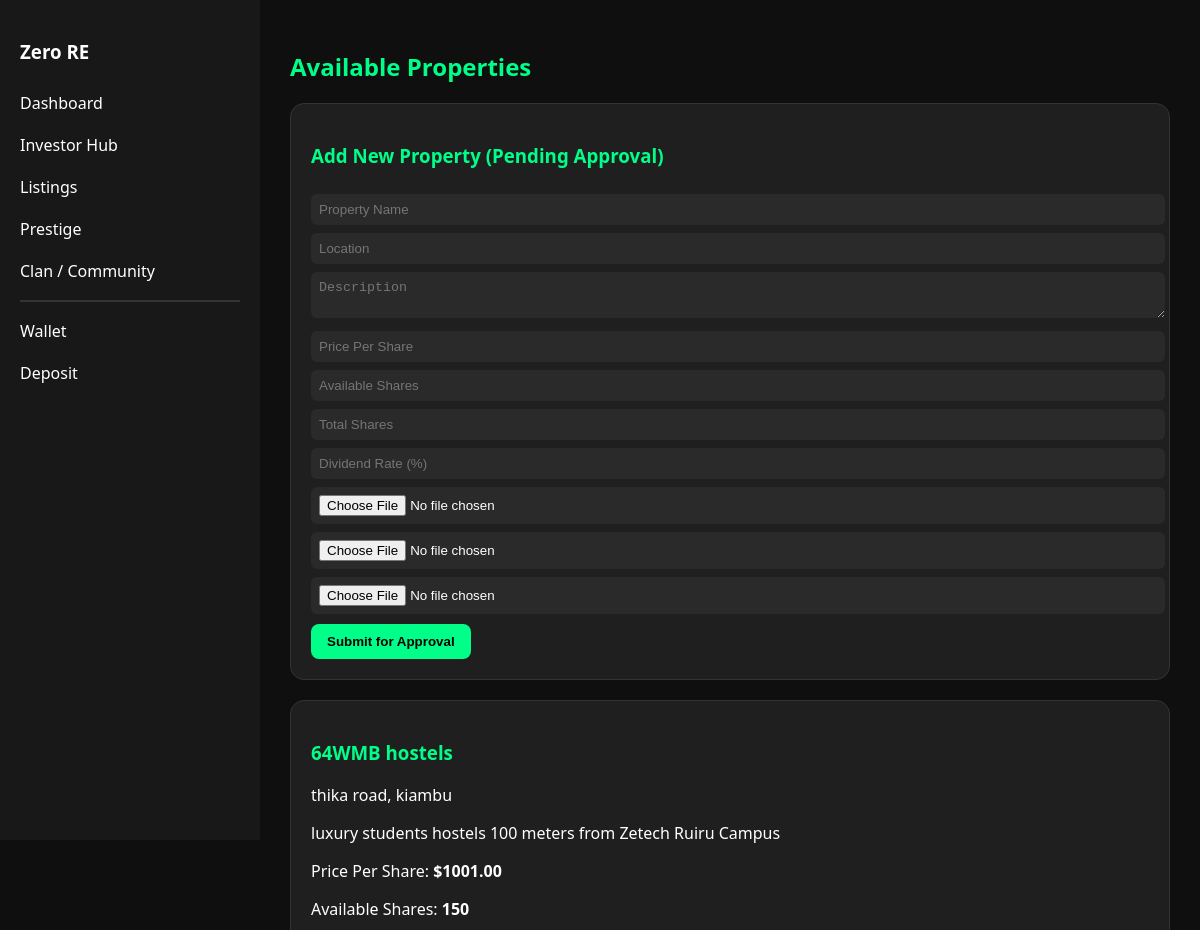
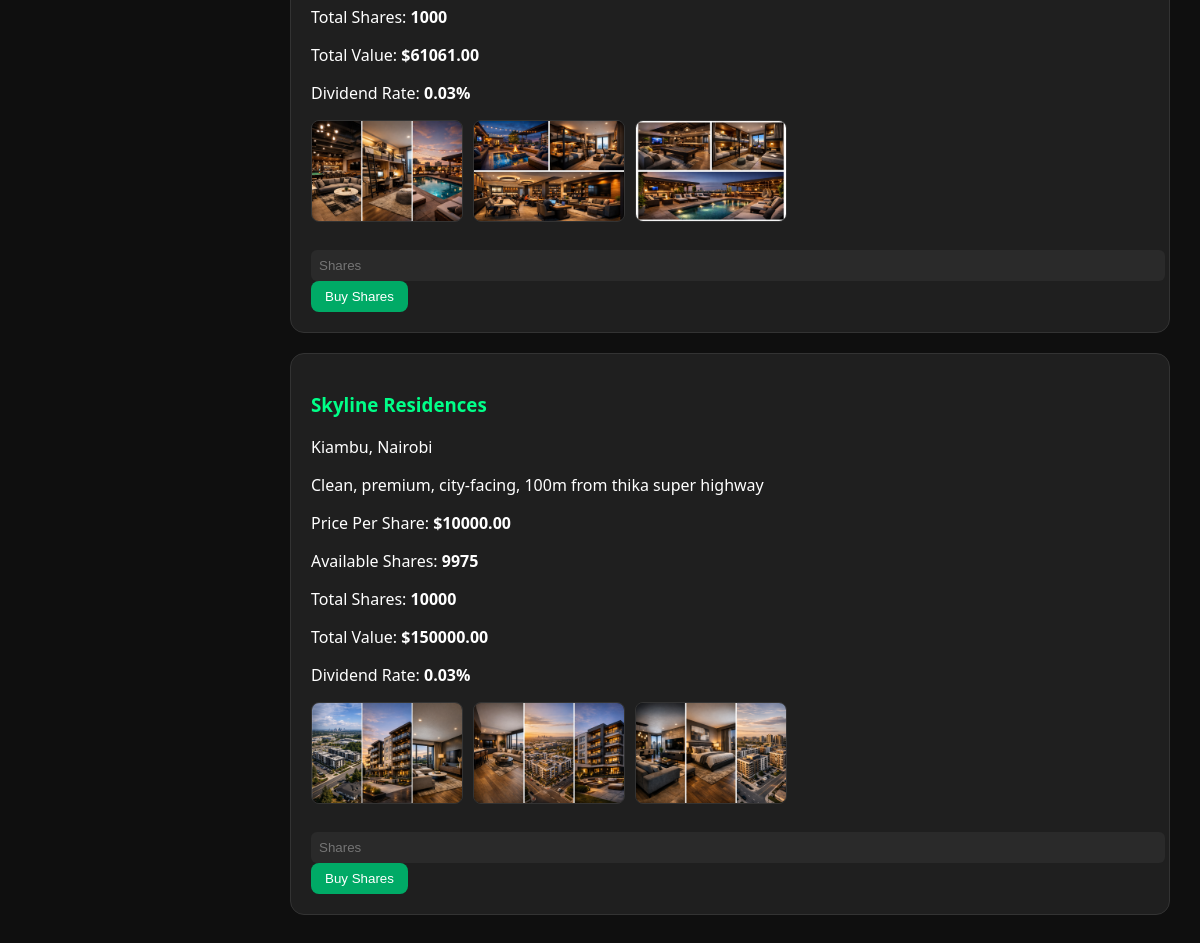
Page /listings/ (signed in) on the committed database (2 pictures, top to bottom).
### core/models.py (models this page shows, shortened)
class Property(models.Model):
    name = models.CharField(max_length=200)
    location = models.CharField(max_length=200)
    description = models.TextField()
    price_per_share = models.DecimalField(max_digits=12, decimal_places=2, default=Decimal("0.00"))
    total_shares = models.IntegerField()
    available_shares = models.IntegerField()
    total_value = models.DecimalField(max_digits=15, decimal_places=2, default=Decimal("0.00"))
    monthly_dividend_per_share = models.DecimalField(max_digits=6, decimal_places=4, default=Decimal("0.00"))
    created_by = models.ForeignKey(settings.AUTH_USER_MODEL, on_delete=models.CASCADE)
    approved = models.BooleanField(default=False)
    image1 = models.ImageField(upload_to="property_images/", blank=True, null=True)
    image2 = models.ImageField(upload_to="property_images/", blank=True, null=True)
    image3 = models.ImageField(upload_to="property_images/", blank=True, null=True)

### core/views.py (the view)
# urls.py: path('listings/', views.listings, name='listings'),
@login_required
def listings(request):
    properties = Property.objects.filter(approved=True)
    return render(request, "listings.html", {"properties": properties})

### templates/listings.html (shortened to what this page needs)
<!DOCTYPE html>
<html>
<head>
</head>
<body>
<div class="sidebar">
    <h3>Zero RE</h3>
    <a href="{% url 'dashboard' %}">Dashboard</a>
    <a href="{% url 'portfolio' %}">Investor Hub</a>
    <a href="{% url 'listings' %}">Listings</a>
    <a href="{% url 'prestige' %}">Prestige</a>
    <a href="{% url 'community' %}">Clan / Community</a>
    <hr style="border:1px solid #333;">
    <a href="{% url 'wallet' %}">Wallet</a>
    <a href="{% url 'deposit' %}">Deposit</a>
</div>
<div class="content">
    <h2 style="color:#00ff88;">Available Properties</h2>
    <div class="add-listing">
        <h3>Add New Property (Pending Approval)</h3>
        <form method="POST" action="{% url 'add_listing' %}" enctype="multipart/form-data">
            <input type="text" name="name" placeholder="Property Name" required>
            <input type="text" name="location" placeholder="Location" required>
            <textarea name="description" placeholder="Description" required></textarea>
            <input type="number" name="price_per_share" placeholder="Price Per Share" required>
            <input type="number" name="available_shares" placeholder="Available Shares" required>
            <input type="number" name="total_shares" placeholder="Total Shares" required>
            <input type="number" step="0.01" name="monthly_dividend_per_share" placeholder="Dividend Rate (%)" required>
            <input type="file" name="image1" accept="image/*">
            <input type="file" name="image2" accept="image/*">
            <input type="file" name="image3" accept="image/*">
            <button class="add-btn" type="submit">Submit for Approval</button>
        </form>
    </div>
    {% for property in properties %}
    <div class="property">
        <h3>{{ property.name }}</h3>
        <p>{{ property.location }}</p>
        <p>{{ property.description }}</p>
        <p>Price Per Share: <strong>${{ property.price_per_share }}</strong></p>
        <p>Available Shares: <strong>{{ property.available_shares }}</strong></p>
        <p>Total Shares: <strong>{{ property.total_shares }}</strong></p>
        <p>Total Value: <strong>${{ property.total_value }}</strong></p>
        <p>Dividend Rate: <strong>{{ property.monthly_dividend_per_share|floatformat:2 }}%</strong></p>
        <div class="property-images">
            {% if property.image1 %}
                <a href="{{ property.image1.url }}" target="_blank">
                    <img src="{{ property.image1.url }}" alt="{{ property.name }}">
                </a>
            {% endif %}
            {% if property.image2 %}
                <a href="{{ property.image2.url }}" target="_blank">
                    <img src="{{ property.image2.url }}" alt="{{ property.name }}">
                </a>
            {% endif %}
            {% if property.image3 %}
                <a href="{{ property.image3.url }}" target="_blank">
                    <img src="{{ property.image3.url }}" alt="{{ property.name }}">
                </a>
            {% endif %}
        </div>
        <form method="POST" action="{% url 'buy_shares' property.id %}">
            <input type="number" name="shares" placeholder="Shares">
            <button class="buy-btn">Buy Shares</button>
        </form>
    </div>
    {% endfor %}
</div>
</body>
</html>

### templates/listings.html (style rules this page uses)
body { margin:0; background:#0f0f0f; font-family:'Segoe UI',sans-serif; color:white; display:flex; }
.sidebar { width:220px; background:#181818; height:100vh; padding:20px; }
.sidebar a { display:block; padding:10px 0; color:white; text-decoration:none; }
.content { flex:1; padding:30px; }
.property, .add-listing { background:#1f1f1f; padding:20px; border-radius:14px; margin-bottom:20px; border:1px solid #333; }
.property h3, .add-listing h3 { color:#00ff88; }
.buy-btn { background:#00aa66; border:none; padding:8px 14px; border-radius:8px; color:white; cursor:pointer; }
input, textarea { padding:8px; border-radius:6px; border:none; width:100%; margin-top:8px; background:#2a2a2a; color:white; }
.add-btn { background:#00ff88; border:none; padding:10px 16px; border-radius:8px; color:black; cursor:pointer; margin-top:10px; font-weight:bold; }
.property-images { display:flex; gap:10px; margin:15px 0; }
.property-images img { width:150px; height:100px; object-fit:cover; border-radius:8px; border:1px solid #333; }

### rows in the picture
Property: name "64WMB hostels", location "thika road, kiambu", description "luxury students hostels 100 meters from Zetech Ruiru Campus", price_per_share "1001.00", available_shares "150", total_shares "1000", total_value "61061.00", monthly_dividend_per_share "0.03", image1 (picture), image2 (picture), image3 (picture)
Property: name "Skyline Residences", location "Kiambu, Nairobi", description "Clean, premium, city-facing, 100m from thika super highway", price_per_share "10000.00", available_shares "9975", total_shares "10000", total_value "150000.00", monthly_dividend_per_share "0.03", image1 (picture), image2 (picture), image3 (picture)
